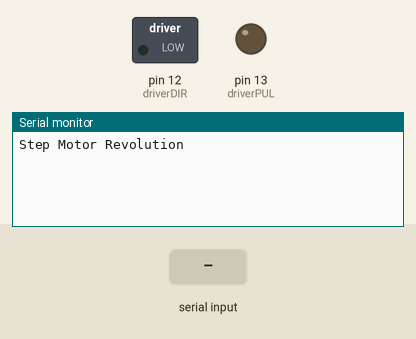
Recording of a sketch running on a simulated Arduino Uno, built with avr-gcc and run on an emulated ATmega328P. Shown: switched loads named in the sketch (green lamp = pin HIGH), output pins drawn as LEDs (lit = HIGH), the last lines printed to the serial monitor. Inputs (shaded band) come from the test bench.

Above: at 1.2 s.
1.3 s: "u" received over Serial
At 2.2 s:
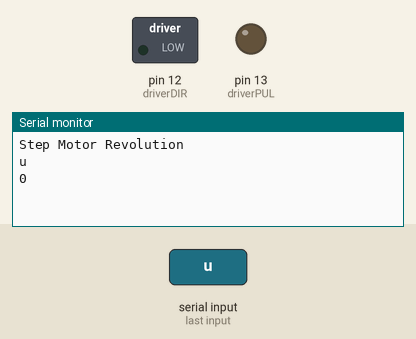
2.8 s: "d" received over Serial
At 3.4 s:
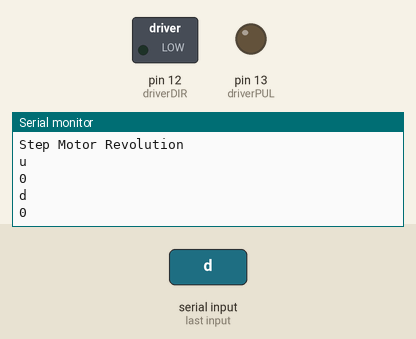

The sketch:

otary_stepepr.ino
```cpp
volatile byte i=0;
volatile int Signal;
volatile int inByte;

String inputString = "";         // a string to hold incoming data // Valve control
boolean stringComplete = false;  // whether the string is complete

int driverPUL = 13;    // PUL- pin
int driverDIR = 12;    // DIR- pin
String sub;


String readString;
int pd = 50;
int movement;
//int movem = -31000;

void setup() {
  Serial.begin(9600);

  pinMode (driverPUL, OUTPUT);  //for Sampler
  pinMode (driverDIR, OUTPUT);
  Serial.println("Step Motor Revolution");

}

void loop() {
  while (Serial.available()) {
    char c = Serial.read();
    readString += c;
    sub = readString.substring(0,1);
    delay(2);
  }


  if (readString.length() >0 && sub.equals("u")){
    Serial.println(readString);
    int n = readString.substring(1).toInt();
    Serial.println(n);

    for (int i=0; i<n; i++)  // 9
     {
      digitalWrite(driverDIR,LOW);
      digitalWrite(driverPUL,HIGH);
      delayMicroseconds(pd);
      digitalWrite(driverPUL,LOW);
      delayMicroseconds(pd);
     }
     readString="";
     delay(10);
  }


  if (readString.length() >0 && sub.equals("d")){
    Serial.println(readString);
    int n = readString.substring(1).toInt();
    Serial.println(n);

    for (int i=0; i<n; i++)  // 9
     {
      digitalWrite(driverDIR,HIGH);
      digitalWrite(driverPUL,HIGH);
      delayMicroseconds(pd);
      digitalWrite(driverPUL,LOW);
      delayMicroseconds(pd);
     }
     readString="";
     delay(10);
  }


}
//  }
//
//  if(Signal==16)  // 10 in MATLAB, digit
//
//  {
//  for (int i=0; i<movement; i++)
//   {
//    digitalWrite(driverDIR,HIGH);
//    digitalWrite(driverPUL,HIGH);
//    delayMicroseconds(pd);
//    digitalWrite(driverPUL,LOW);
//    delayMicroseconds(pd);
//   }
//   Signal=17;
//   delay(10);
//  }
//}
```

Measured:
- after the input at 1.3 s, the serial monitor: prints a new line at once (image 1)
- after the input at 2.8 s, the serial monitor: prints a new line at once (image 2)
